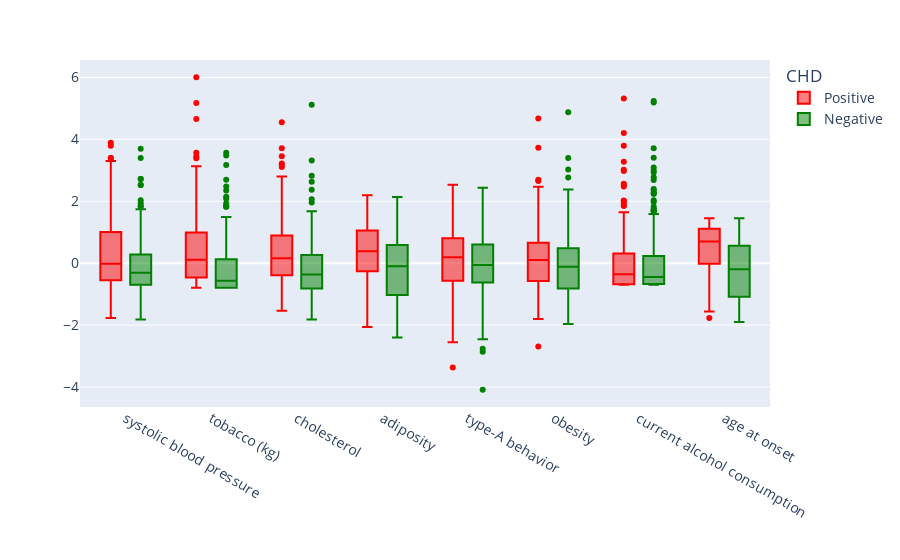

The cell this chart's notebook holds for it:
### Code cell
fig = px.box(vis,color='CHD', color_discrete_sequence=["red", "green"]) #, points='all')
fig.update_layout(font=dict(size=14))
fig.update_yaxes(title='', visible=True, showticklabels=True)
fig.update_xaxes(title='', visible=True, showticklabels=True)
fig.show()

### Figure 1 — Plotly figure (JSON) as saved in the notebook; plotly's stock layout.template omitted (floating-point values rounded to 4 significant figures; data arrays with more than 128 entries replaced by an {"elided": "..."} marker saying what was removed)
{"data": [{"alignmentgroup": "True", "hovertemplate": "CHD=Positive<br>variable=%{x}<br>value=%{y}<extra></extra>", "legendgroup": "Positive", "marker": {"color": "red"}, "name": "Positive", "notched": false, "offsetgroup": "Positive", "orientation": "v", "showlegend": true, "type": "box", "x": {"elided": "1280 str values"}, "x0": " ", "xaxis": "x", "y": {"elided": "1280 float values"}, "y0": " ", "yaxis": "y"}, {"alignmentgroup": "True", "hovertemplate": "CHD=Negative<br>variable=%{x}<br>value=%{y}<extra></extra>", "legendgroup": "Negative", "marker": {"color": "green"}, "name": "Negative", "notched": false, "offsetgroup": "Negative", "orientation": "v", "showlegend": true, "type": "box", "x": {"elided": "2416 str values"}, "x0": " ", "xaxis": "x", "y": {"elided": "2416 float values"}, "y0": " ", "yaxis": "y"}], "layout": {"boxmode": "group", "font": {"size": 14}, "legend": {"title": {"text": "CHD"}, "tracegroupgap": 0}, "margin": {"t": 60}, "xaxis": {"anchor": "y", "domain": [0, 1], "showticklabels": true, "title": {"text": ""}, "visible": true}, "yaxis": {"anchor": "x", "domain": [0, 1], "showticklabels": true, "title": {"text": ""}, "visible": true}}}
